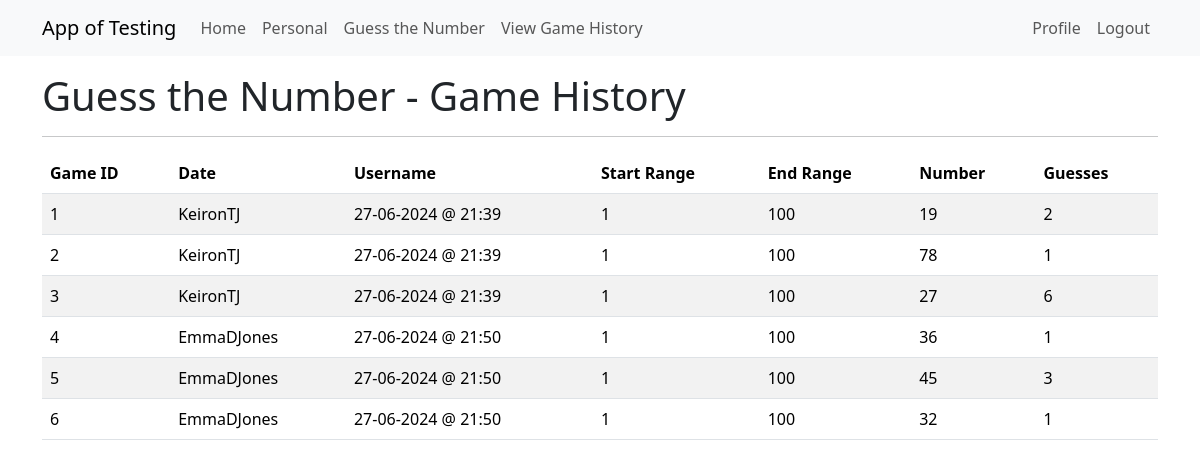
Page /gtnhistory (signed in) on the committed database.
### app/models.py (models this page shows, shortened)
class GTNHistory(db.Model):
    id = db.Column(db.Integer, primary_key=True)
    user_id = db.Column(db.Integer, db.ForeignKey("user.id"))
    user = db.relationship("User")
    entry_date = db.Column(db.DateTime, default=datetime.now(timezone.utc))
    startrange = db.Column(db.Integer)
    endrange = db.Column(db.Integer)
    number = db.Column(db.Integer)
    guesses = db.Column(db.Integer)

class User(UserMixin, db.Model):
    id = db.Column(Integer, primary_key=True)
    username = db.Column(String(64), index=True, unique=True)
    firstname = db.Column(String(64), nullable=True)
    surname = db.Column(String(64), nullable=True)
    dob = db.Column(DateTime, nullable=True)
    firstlineaddress = db.Column(String(64), nullable=True)
    city = db.Column(String(64), nullable=True)
    postcode = db.Column(String(64), nullable=True)
    email = db.Column(String(120), index=True, unique=True)
    password_hash = db.Column(String(256))

### app/routes.py (the view)
@app.route('/gtnhistory', methods=['GET', 'POST'])
@login_required
def gtnhistory():
    gamehistory = db.session.query(GTNHistory).all()
    return render_template("gtnhistory.html", gamehistory=gamehistory)

### app/models.py (called while the page is built)
@login.user_loader
def load_user(id):
    return db.session.get(User, int(id))

### app/templates/gtnhistory.html
{% extends "base.html" %}
{% block content %}
<div class="Jumbotron">
    <h1>Guess the Number - Game History</h1>
</div>
 <hr>
<div>
    <table class="table table-striped">
        <thead>
            <tr>
                <th>Game ID</th>
                <th>Date</th>
                <th>Username</th>
                <th>Start Range</th>
                <th>End Range</th>
                <th>Number</th>
                <th>Guesses</th>
            </tr>
        </thead>
        <tbody>
            {% for game in gamehistory %}
            <tr>
                <td>{{ game.id }}</td>
                <td>{{ game.user.username }}</td>
                <td>{{ game.entry_date.strftime('%d-%m-%Y @ %H:%M') }}</td>
                <td>{{ game.startrange }}</td>
                <td>{{ game.endrange }}</td>
                <td>{{ game.number }}</td>
                <td>{{ game.guesses }}</td>
            </tr>
            {% endfor %}
        </tbody>
    </table>
</div>
{% endblock %}

### app/templates/base.html (shortened to what this page needs)
<!doctype html>
<html lang="en">
  <head>
    <link
        href="https://cdn.jsdelivr.net/npm/bootstrap@5.3.2/dist/css/bootstrap.min.css"
        rel="stylesheet"
>
    <link rel="stylesheet" href="{{ url_for('static', filename='style.css') }}">
  </head>
  <body>
    <nav class="navbar navbar-expand-lg bg-body-tertiary">
      <div class="container">
        <a class="navbar-brand" href="{{ url_for('index') }}">App of Testing</a>
        <div class="collapse navbar-collapse" id="navbarSupportedContent">
          <ul class="navbar-nav me-auto mb-2 mb-lg-0">
            <li class="nav-item">
              <a class="nav-link" aria-current="page" href="{{ url_for('index') }}">Home</a>
            </li>
            <li class="nav-item">
              <a class="nav-link" aria-current="page" href="{{ url_for('pfhome') }}">Personal</a>
            </li>
            <li class="nav-item">
              <a class="nav-link" aria-current="page" href="{{ url_for('guessthenumberhome') }}">Guess the Number</a>
            </li>
            <li class="nav-item">
              <a class="nav-link" aria-current="page" href="{{ url_for('gtnhistory') }}">View Game History</a>
            </li>
          </ul>
          <ul class="navbar-nav mb-2 mb-lg-0">
            {% if current_user.is_anonymous %}
              <li class="nav-item">
                <a class="nav-link" aria-current="page" href="{{ url_for('login') }}">Login</a>
              </li>
            {% else %}
            <li class="nav-item">
              <a class="nav-link" aria-current="page" href="{{ url_for('userprofile', username=current_user.username) }}">Profile</a>
            </li>
            <li class="nav-item">
              <a class="nav-link" aria-current="page" href="{{ url_for('logout') }}">Logout</a>
            </li>
            {% endif %}
          </ul>
        </div>
      </div>
    </nav>
    <div class="container mt-3">
      {% block content %}{% endblock %}
    </div>
  </body>
</html>

### rows in the picture
GTNHistory: id "1", user.username "KeironTJ", entry_date "27-06-2024 @ 21:39", startrange "1", endrange "100", number "19", guesses "2"
GTNHistory: id "2", user.username "KeironTJ", entry_date "27-06-2024 @ 21:39", startrange "1", endrange "100", number "78", guesses "1"
GTNHistory: id "3", user.username "KeironTJ", entry_date "27-06-2024 @ 21:39", startrange "1", endrange "100", number "27", guesses "6"
GTNHistory: id "4", user.username "EmmaDJones", entry_date "27-06-2024 @ 21:50", startrange "1", endrange "100", number "36", guesses "1"
GTNHistory: id "5", user.username "EmmaDJones", entry_date "27-06-2024 @ 21:50", startrange "1", endrange "100", number "45", guesses "3"
GTNHistory: id "6", user.username "EmmaDJones", entry_date "27-06-2024 @ 21:50", startrange "1", endrange "100", number "32", guesses "1"
